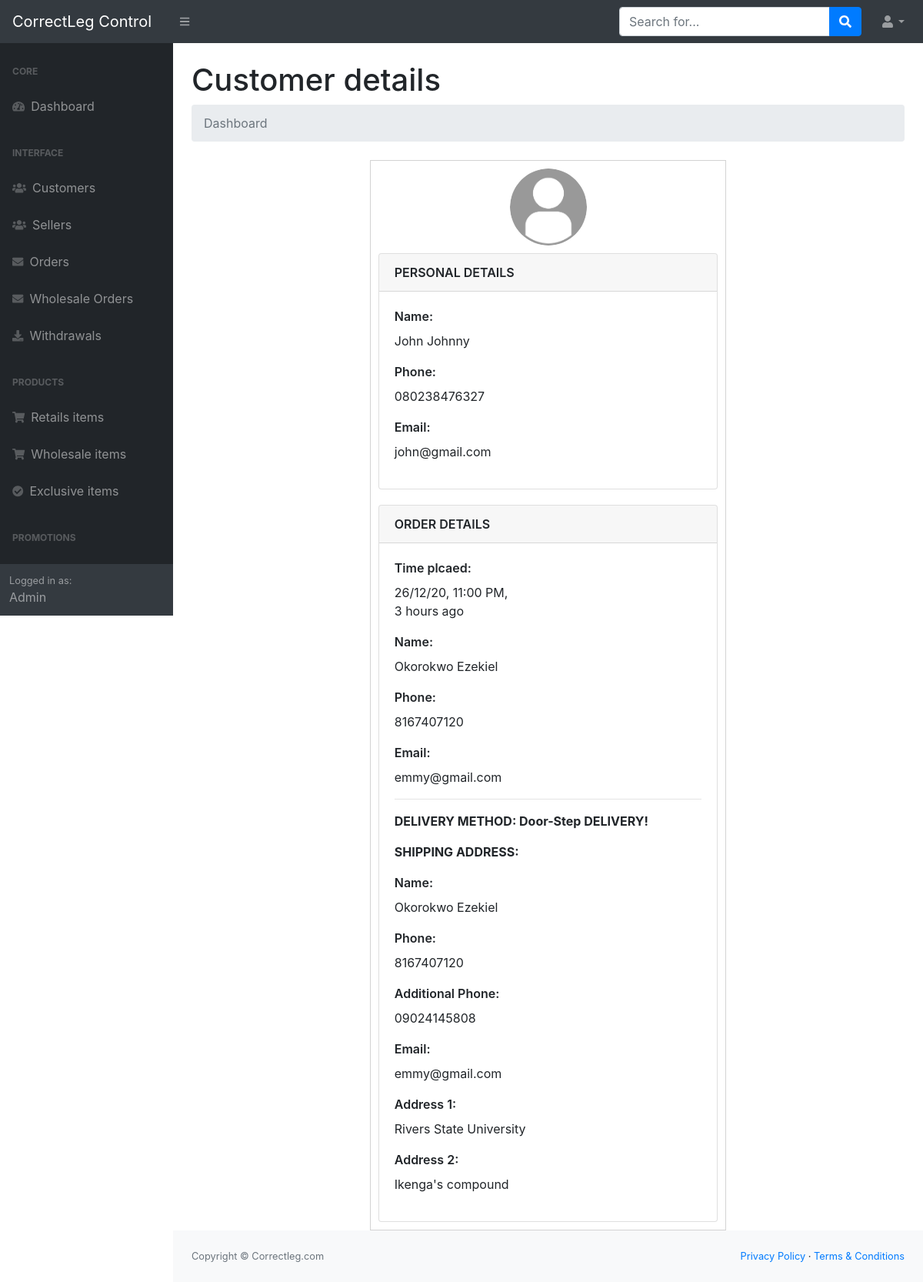
The app's page /c-panel/view-order-details.php?customer_id=5edb7549a261a&order_id=cl-83104896 (signed in) with its own data.
### tables this page shows
CREATE TABLE `customers` (
  `id` int(11) NOT NULL,
  `uniqueid` varchar(500) NOT NULL,
  `firstname` varchar(500) NOT NULL,
  `lastname` varchar(500) NOT NULL,
  `image` varchar(500) NOT NULL,
  `email` varchar(500) NOT NULL,
  `phone` varchar(500) NOT NULL,
  `password` varchar(500) NOT NULL,
  `time` varchar(500) NOT NULL,
  `date` varchar(500) NOT NULL,
  `timeview` varchar(500) NOT NULL,
  `status` varchar(500) NOT NULL,
  `new` varchar(500) NOT NULL,
  `cwallet` varchar(500) NOT NULL
);

CREATE TABLE `orders` (
  `id` int(11) NOT NULL,
  `orderid` varchar(500) NOT NULL,
  `customerid` varchar(500) NOT NULL,
  `deliverymethod` varchar(500) NOT NULL,
  `paymentmethod` varchar(500) NOT NULL,
  `status` varchar(500) NOT NULL,
  `shipping_fee` varchar(500) NOT NULL,
  `coupon_amount` varchar(500) NOT NULL,
  `time` varchar(500) NOT NULL,
  `date` varchar(500) NOT NULL,
  `timeview` varchar(500) NOT NULL,
  `time_created` varchar(500) NOT NULL,
  `adminnew` varchar(500) NOT NULL,
  `new` varchar(500) NOT NULL
);

CREATE TABLE `ordercustomerdetails` (
  `id` int(11) NOT NULL,
  `orderid` varchar(500) NOT NULL,
  `firstname` varchar(500) NOT NULL,
  `lastname` varchar(500) NOT NULL,
  `email` varchar(500) NOT NULL,
  `phone` varchar(500) NOT NULL,
  `address1` varchar(500) NOT NULL,
  `address2` varchar(500) NOT NULL,
  `region` varchar(500) NOT NULL
);

CREATE TABLE `ordershippingaddress` (
  `id` int(11) NOT NULL,
  `orderid` varchar(500) NOT NULL,
  `firstname` varchar(500) NOT NULL,
  `lastname` varchar(500) NOT NULL,
  `email` varchar(500) NOT NULL,
  `phone` varchar(500) NOT NULL,
  `additionalphone` varchar(500) NOT NULL,
  `address1` varchar(500) NOT NULL,
  `region` varchar(500) NOT NULL,
  `address2` varchar(500) NOT NULL
);

### functions.php (called while the page is built, shortened)
<?php
function get_customer_detail($userid, $detail)
{
    global $conn;
    $sql = "SELECT * FROM customers WHERE uniqueid='$userid';";
    $result = mysqli_query($conn, $sql);
    $row = mysqli_fetch_assoc($result);
    $userdetail = $row[$detail];
    return $userdetail;
}

### classes/database.class.php (called while the page is built, shortened)
<?php
class Database
{
    public function format_time($old_time)
    {
        $diff = time() - $old_time;
        if ($diff < 60) {
            $time = $diff;
            $roundtime = round($time);
            if ($roundtime == 1) {
                return $roundtime . " second ago";
            } else {
                return $roundtime . " seconds ago";
            }
        }
        else if ($diff > 3600 and $diff < 86400) {
            $time = $diff / 3600;
            $roundtime = round($time);
            if ($roundtime == 1) {
                return $roundtime . " hour ago";
            } else {
                return $roundtime . " hours ago";
            }
        }
    }
}
$db = new Database();

### c-panel/view-order-details.php (the view, shortened to what this page needs)
<?php
include '../dbconn.php';
include '../functions.php';
include '../classes/database.class.php';
include '../classes/admin.class.php';
$customer_id = $_GET['customer_id'];
$order_id = $_GET['order_id'];
$image = "customerimages/defaultimage.png";
if ($customer_id != "Unknown") {
    $firstname = get_customer_detail($customer_id, "firstname");
    $lastname = get_customer_detail($customer_id, "lastname");
    $email = get_customer_detail($customer_id, "email");
    $phone = get_customer_detail($customer_id, "phone");
}
?>
<!DOCTYPE html>
<html lang="en">
<head>
    <link href="css/styles.css" rel="stylesheet" />
    <link href="https://cdn.datatables.net/1.10.20/css/dataTables.bootstrap4.min.css" rel="stylesheet" />
</head>
<body class="sb-nav-fixed">
    <?php
    include 'sidebar.php'; ?>
    <div id="layoutSidenav_content">
        <main>
            <div class="container-fluid">
                <h1 class="mt-4">Customer details</h1>
                <ol class="breadcrumb mb-4">
                    <li class="breadcrumb-item active">Dashboard</li>
                </ol>
                <div class="details-container">
                    <div style="width:100%;display:flex;justify-content:center;">
                        <img src="../<?php echo $image; ?>" class="image">
                    </div>
                    <div class="card" style="margin-top:10px;">
                        <div class="card-header" style="font-weight:600;">PERSONAL DETAILS</div>
                        <div class="card-body">
                            <?php
                            if ($customer_id == "Unknown") {
                                echo "UNKNOWN CUSTOMER";
                            } else {
                            ?>
                                <label>Name: </label>
                                <p><?php echo $firstname . " " . $lastname; ?></p>
                                <label>Phone: </label>
                                <p><?php echo $phone; ?></p>
                                <label>Email: </label>
                                <p><?php echo $email; ?></p>
                            <?php
                            }
                            ?>
                        </div>
                    </div>
                    <?php
                    $sql = "SELECT * FROM ordercustomerdetails WHERE orderid='$order_id';";
                    $result = mysqli_query($conn, $sql);
                    $row = mysqli_fetch_assoc($result);
                    $sql1 = "SELECT * FROM orders WHERE orderid='$order_id';";
                    $result1 = mysqli_query($conn, $sql1);
                    $row1 = mysqli_fetch_assoc($result1);
                    ?>
                    <div class="card" style="margin-top:20px;">
                        <div class="card-header" style="font-weight:600;">ORDER DETAILS</div>
                        <div class="card-body">
                            <label>Time plcaed: </label>
                            <p><?php echo $row1['date'] . ", " . $row1['timeview'] . ",<br> " . $db->format_time($row1['time']) ?></p>
                            <label>Name: </label>
                            <p><?php echo $row['firstname'] . " " . $row['lastname']; ?></p>
                            <label>Phone: </label>
                            <p><?php echo $row['phone']; ?></p>
                            <label>Email: </label>
                            <p><?php echo $row['email']; ?></p>
                            <hr>
                            <?php
                            if ($row1['deliverymethod'] == "Pickup") {
                                $sql2 = "SELECT * FROM orderpickupstation WHERE orderid='$order_id';";
                                $result2 = mysqli_query($conn, $sql2);
                                $row2 = mysqli_fetch_assoc($result2);
                                $station_id = $row2['stationid'];
                                $station = get_pickup_station($station_id);
                            ?>
                                <p style="font-weight:bold;">DELIVERY METHOD: PICK-UP DELIVERY!</p>
                                <p style="font-weight:bold;">PICK-UP STATION</p>
                                <?php echo $station; ?>
                            <?php
                            } else {
                                $sql3 = "SELECT * FROM ordershippingaddress WHERE orderid='$order_id';";
                                $result3 = mysqli_query($conn, $sql3);
                                $row3 = mysqli_fetch_assoc($result3);
                            ?>
                                <p style="font-weight:bold;">DELIVERY METHOD: Door-Step DELIVERY!</p>
                                <p style="font-weight:bold;">SHIPPING ADDRESS:</p>
                                <label>Name: </label>
                                <p><?php echo $row3['firstname'] . " " . $row3['lastname']; ?></p>
                                <label>Phone: </label>
                                <p><?php echo $row3['phone']; ?></p>
                                <label>Additional Phone: </label>
                                <p><?php echo $row3['additionalphone']; ?></p>
                                <label>Email: </label>
                                <p><?php echo $row3['email']; ?></p>
                                <label>Address 1: </label>
                                <p><?php echo $row3['address1']; ?></p>
                                <label>Address 2: </label>
                                <p><?php echo $row3['address2']; ?></p>
                            <?php
                            }
                            ?>
                        </div>
                    </div>
                </div>
            </div>
        </main>
        <?php include 'footer.php'; ?>
    </div>
    </div>
</body>
</html>

### c-panel/view-order-details.php (style rules this page uses)
* { margin: 0; padding: 0; }
@media only screen and (min-width: 690px) { .details-container { width: 50%; margin: auto; border: 1px solid lightgrey; padding: 10px; } }
@media only screen and (min-width: 690px) { .image { width: 100px; height: 100px; border-radius: 100px; } }
@media only screen and (min-width: 690px) { label { font-weight: 600; } }

### records on screen
customers: firstname "John", lastname "Johnny", phone "080238476327", email "john@gmail.com"
orders: date "26/12/20", timeview "11:00 PM", time "3 hours ago"
ordercustomerdetails: firstname "Okorokwo", lastname "Ezekiel", phone "8167407120", email "emmy@gmail.com"
ordershippingaddress: firstname "Okorokwo", lastname "Ezekiel", phone "8167407120", additionalphone "09024145808", email "emmy@gmail.com", address1 "Rivers State University", address2 "Ikenga's compound"
